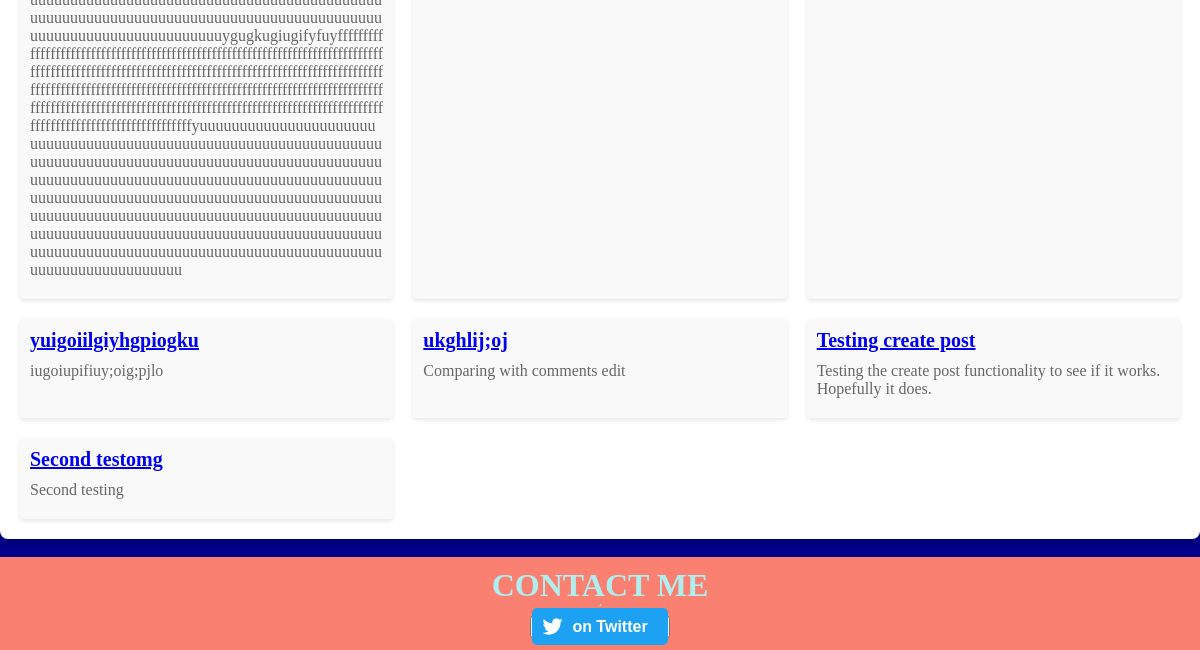
/category/first/ (lower part), run on an earlier commit of the app's database.
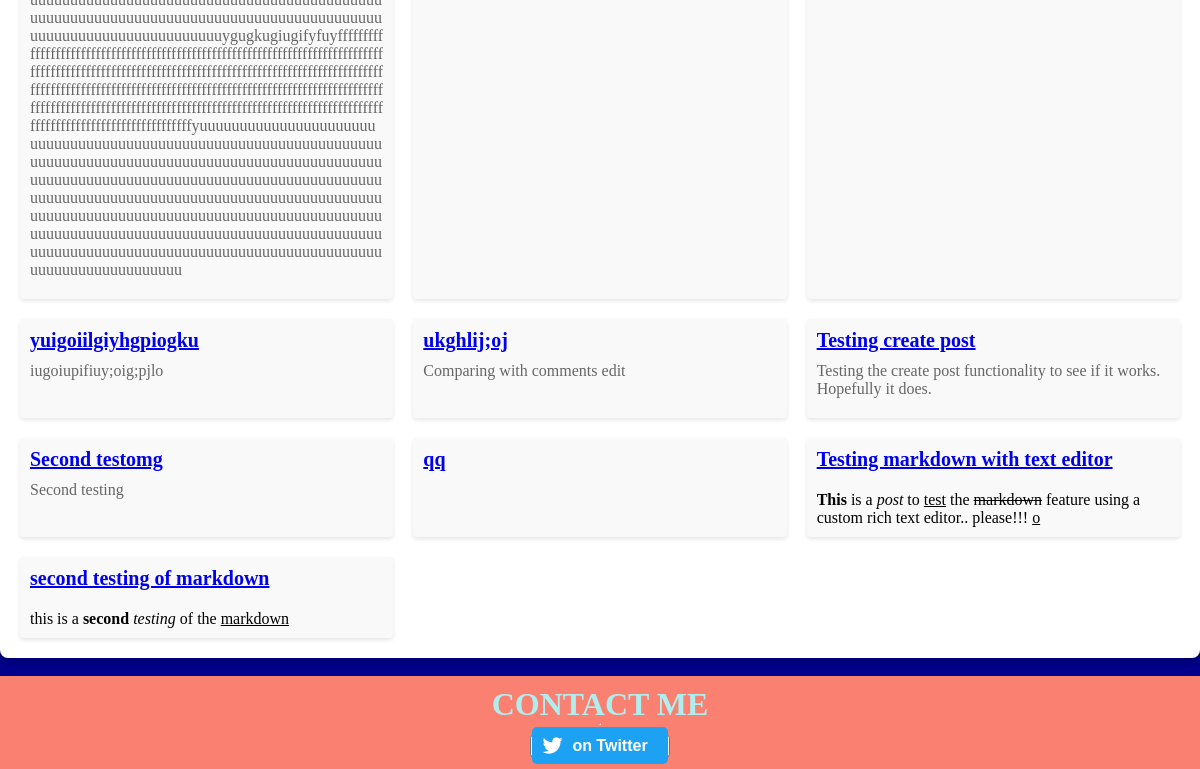
And on a later commit of the database.
### article/models.py (models this page shows, shortened)
class Post(models.Model):
    user = models.ForeignKey(User, on_delete=models.CASCADE)
    image = models.ImageField()
    title = models.CharField(max_length=255)
    slug = models.SlugField(unique=True, blank=True)
    category = models.ForeignKey(Category, on_delete=models.CASCADE, related_name='posts', default='uncategorized')
    date = models.DateTimeField(auto_now_add=True)
    likes = models.ManyToManyField(User, blank=True, related_name="post_likes")
    is_edited = models.BooleanField(default=False)
    post = RichTextField(blank=True, null=True)

### article/views.py (the view)
# urls.py: path('category/<str:categories>/', views.category_view, name='category'),
def category_view(request, categories):
    category = get_object_or_404(Category, name__exact=categories)
    posts = category.posts.all()
    context = {'category': category,
               'posts': posts,
               }
    return render(request, 'article/category.html', context)

### article/templates/article/category.html (shortened to what this page needs)
{% extends 'article/base.html' %}
{% load static %}
{% block css %}
    {{ block.super }}
    <link rel="stylesheet" href="{% static 'category.css' %}">
{% endblock %}
{% block body %}
<div class="category-page">
    <div class="category-articles">
        {% for post in posts %}
        <div class="article">
            <h2 class="article-title"><a href="{% url 'article:detail' slug=post.slug %}">{{ post.title }}</a></h2>
            <p class="article-excerpt">{{ post.post|safe|truncatewords:50 }}</p>
        </div>
        {% empty %}
        <p class="no-articles">No articles in this category.</p>
        {% endfor %}
    </div>
</div>
{% endblock %}

What changed in the data, as far as the page shows it:
added Post: title "qq"
added Post: title "Testing markdown with text editor", post "This is a post to test the markdown feature using a custom rich text editor.. please!!! o"
added Post: title "second testing of markdown", post "this is a second testing of the markdown"
